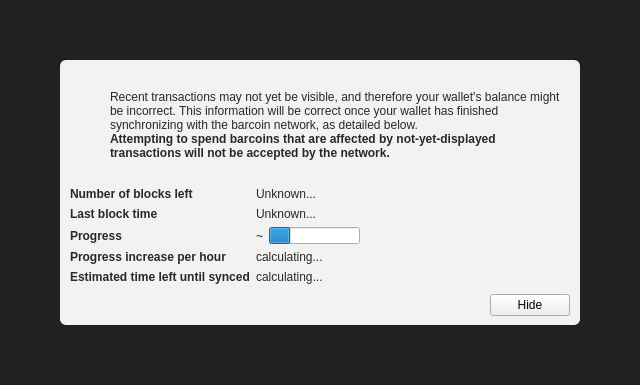
<?xml version="1.0" encoding="UTF-8"?>
<ui version="4.0">
 <class>ModalOverlay</class>
 <widget class="ModalOverlay" name="ModalOverlay">
  <property name="geometry">
   <rect>
    <x>0</x>
    <y>0</y>
    <width>640</width>
    <height>385</height>
   </rect>
  </property>
  <property name="windowTitle">
   <string>Form</string>
  </property>
  <layout class="QVBoxLayout" name="verticalLayout" stretch="0">
   <property name="sizeConstraint">
    <enum>QLayout::SetDefaultConstraint</enum>
   </property>
   <property name="leftMargin">
    <number>0</number>
   </property>
   <property name="topMargin">
    <number>0</number>
   </property>
   <property name="rightMargin">
    <number>0</number>
   </property>
   <property name="bottomMargin">
    <number>0</number>
   </property>
   <item>
    <widget class="QWidget" name="bgWidget" native="true">
     <property name="styleSheet">
      <string notr="true">#bgWidget { background: rgba(0,0,0,220); }</string>
     </property>
     <layout class="QVBoxLayout" name="verticalLayoutMain" stretch="1">
      <property name="leftMargin">
       <number>60</number>
      </property>
      <property name="topMargin">
       <number>60</number>
      </property>
      <property name="rightMargin">
       <number>60</number>
      </property>
      <property name="bottomMargin">
       <number>60</number>
      </property>
      <item>
       <widget class="QWidget" name="contentWidget" native="true">
        <property name="styleSheet">
         <string notr="true">#contentWidget { background: rgba(255,255,255,240); border-radius: 6px; }

QLabel { color: rgb(40,40,40);  }</string>
        </property>
        <layout class="QVBoxLayout" name="verticalLayoutSub" stretch="1,0,0,0">
         <property name="spacing">
          <number>0</number>
         </property>
         <property name="leftMargin">
          <number>10</number>
         </property>
         <property name="topMargin">
          <number>10</number>
         </property>
         <property name="rightMargin">
          <number>10</number>
         </property>
         <property name="bottomMargin">
          <number>10</number>
         </property>
         <item>
          <layout class="QHBoxLayout" name="horizontalLayoutIconText" stretch="0,1">
           <property name="topMargin">
            <number>20</number>
           </property>
           <item>
            <layout class="QVBoxLayout" name="verticalLayoutIcon">
             <property name="leftMargin">
              <number>0</number>
             </property>
             <item>
              <widget class="QPushButton" name="warningIcon">
               <property name="enabled">
                <bool>false</bool>
               </property>
               <property name="text">
                <string/>
               </property>
               <property name="icon">
                <iconset>
                 <normaloff>:/icons/warning</normaloff>
                 <disabledoff>:/icons/warning</disabledoff>:/icons/warning</iconset>
               </property>
               <property name="iconSize">
                <size>
                 <width>48</width>
                 <height>48</height>
                </size>
               </property>
               <property name="flat">
                <bool>true</bool>
               </property>
              </widget>
             </item>
             <item>
              <spacer name="verticalSpacerWarningIcon">
               <property name="orientation">
                <enum>Qt::Vertical</enum>
               </property>
               <property name="sizeHint" stdset="0">
                <size>
                 <width>20</width>
                 <height>40</height>
                </size>
               </property>
              </spacer>
             </item>
            </layout>
           </item>
           <item>
            <layout class="QVBoxLayout" name="verticalLayoutInfoText">
             <property name="leftMargin">
              <number>0</number>
             </property>
             <property name="topMargin">
              <number>0</number>
             </property>
             <item>
              <widget class="QLabel" name="infoText">
               <property name="text">
                <string>Recent transactions may not yet be visible, and therefore your wallet's balance might be incorrect. This information will be correct once your wallet has finished synchronizing with the barcoin network, as detailed below.</string>
               </property>
               <property name="textFormat">
                <enum>Qt::RichText</enum>
               </property>
               <property name="wordWrap">
                <bool>true</bool>
               </property>
              </widget>
             </item>
             <item>
              <widget class="QLabel" name="infoTextStrong">
               <property name="font">
                <font>
                 <weight>75</weight>
                 <bold>true</bold>
                </font>
               </property>
               <property name="text">
                <string>Attempting to spend barcoins that are affected by not-yet-displayed transactions will not be accepted by the network.</string>
               </property>
               <property name="textFormat">
                <enum>Qt::RichText</enum>
               </property>
               <property name="wordWrap">
                <bool>true</bool>
               </property>
              </widget>
             </item>
             <item>
              <spacer name="verticalSpacerInTextSpace">
               <property name="orientation">
                <enum>Qt::Vertical</enum>
               </property>
               <property name="sizeHint" stdset="0">
                <size>
                 <width>20</width>
                 <height>40</height>
                </size>
               </property>
              </spacer>
             </item>
            </layout>
           </item>
          </layout>
         </item>
         <item>
          <spacer name="verticalSpacerAfterText">
           <property name="orientation">
            <enum>Qt::Vertical</enum>
           </property>
           <property name="sizeHint" stdset="0">
            <size>
             <width>20</width>
             <height>40</height>
            </size>
           </property>
          </spacer>
         </item>
         <item>
          <layout class="QFormLayout" name="formLayout">
           <property name="fieldGrowthPolicy">
            <enum>QFormLayout::FieldsStayAtSizeHint</enum>
           </property>
           <property name="horizontalSpacing">
            <number>6</number>
           </property>
           <property name="verticalSpacing">
            <number>6</number>
           </property>
           <property name="topMargin">
            <number>10</number>
           </property>
           <item row="0" column="0">
            <widget class="QLabel" name="labelNumberOfBlocksLeft">
             <property name="font">
              <font>
               <weight>75</weight>
               <bold>true</bold>
              </font>
             </property>
             <property name="text">
              <string>Number of blocks left</string>
             </property>
            </widget>
           </item>
           <item row="0" column="1">
            <widget class="QLabel" name="numberOfBlocksLeft">
             <property name="text">
              <string>Unknown...</string>
             </property>
            </widget>
           </item>
           <item row="1" column="0">
            <widget class="QLabel" name="labelLastBlockTime">
             <property name="font">
              <font>
               <weight>75</weight>
               <bold>true</bold>
              </font>
             </property>
             <property name="text">
              <string>Last block time</string>
             </property>
            </widget>
           </item>
           <item row="1" column="1">
            <widget class="QLabel" name="newestBlockDate">
             <property name="sizePolicy">
              <sizepolicy hsizetype="Maximum" vsizetype="Preferred">
               <horstretch>0</horstretch>
               <verstretch>0</verstretch>
              </sizepolicy>
             </property>
             <property name="text">
              <string>Unknown...</string>
             </property>
            </widget>
           </item>
           <item row="2" column="0">
            <widget class="QLabel" name="labelSyncDone">
             <property name="font">
              <font>
               <weight>75</weight>
               <bold>true</bold>
              </font>
             </property>
             <property name="text">
              <string>Progress</string>
             </property>
            </widget>
           </item>
           <item row="2" column="1">
            <layout class="QHBoxLayout" name="horizontalLayoutSync" stretch="0,1">
             <item>
              <widget class="QLabel" name="percentageProgress">
               <property name="text">
                <string notr="true">~</string>
               </property>
              </widget>
             </item>
             <item>
              <widget class="QProgressBar" name="progressBar">
               <property name="value">
                <number>24</number>
               </property>
               <property name="format">
                <string/>
               </property>
              </widget>
             </item>
            </layout>
           </item>
           <item row="4" column="0">
            <widget class="QLabel" name="labelProgressIncrease">
             <property name="font">
              <font>
               <weight>75</weight>
               <bold>true</bold>
              </font>
             </property>
             <property name="text">
              <string>Progress increase per hour</string>
             </property>
            </widget>
           </item>
           <item row="4" column="1">
            <widget class="QLabel" name="progressIncreasePerH">
             <property name="text">
              <string>calculating...</string>
             </property>
            </widget>
           </item>
           <item row="5" column="0">
            <widget class="QLabel" name="labelEstimatedTimeLeft">
             <property name="font">
              <font>
               <weight>75</weight>
               <bold>true</bold>
              </font>
             </property>
             <property name="text">
              <string>Estimated time left until synced</string>
             </property>
            </widget>
           </item>
           <item row="5" column="1">
            <widget class="QLabel" name="expectedTimeLeft">
             <property name="text">
              <string>calculating...</string>
             </property>
            </widget>
           </item>
          </layout>
         </item>
         <item>
          <layout class="QHBoxLayout" name="horizontalLayoutButtons">
           <property name="leftMargin">
            <number>10</number>
           </property>
           <property name="topMargin">
            <number>10</number>
           </property>
           <item>
            <spacer name="horizontalSpacer">
             <property name="orientation">
              <enum>Qt::Horizontal</enum>
             </property>
             <property name="sizeHint" stdset="0">
              <size>
               <width>40</width>
               <height>20</height>
              </size>
             </property>
            </spacer>
           </item>
           <item>
            <widget class="QPushButton" name="closeButton">
             <property name="text">
              <string>Hide</string>
             </property>
            </widget>
           </item>
          </layout>
         </item>
        </layout>
       </widget>
      </item>
     </layout>
    </widget>
   </item>
  </layout>
 </widget>
 <customwidgets>
  <customwidget>
   <class>ModalOverlay</class>
   <extends>QWidget</extends>
   <header>modaloverlay.h</header>
   <container>1</container>
  </customwidget>
 </customwidgets>
 <resources/>
 <connections/>
</ui>
